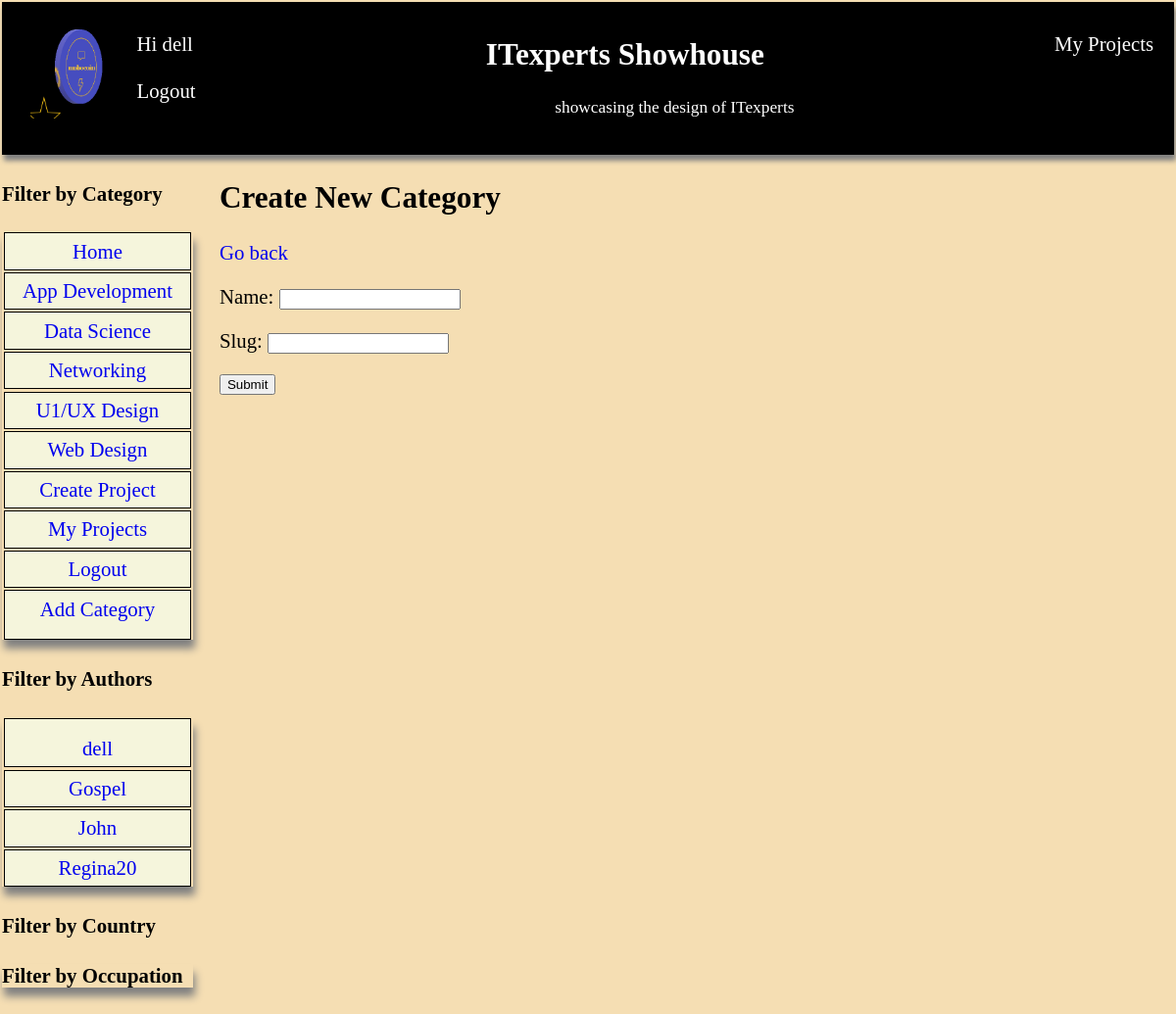
Page /create-category/ (signed in) on the committed database.
### core/models.py (models this page shows, shortened)
class Category(models.Model):
    name = models.CharField(max_length=200, unique=True, null=True, blank=True)
    slug = models.SlugField(max_length=200, unique=True)
    class Meta:
        ordering = ['name']
        verbose_name = 'category'
        verbose_name_plural = 'categories'

### core/views.py (the view, shortened to what this page needs)
# urls.py: path('create-category/', views.Createcate.as_view(), name ='createcate'),
class Createcate(LoginRequiredMixin, CreateView):
    model = Category
    template_name = 'createcate.html'
    fields = '__all__'
    def get_context_data(self, **kwargs):
        context = super().get_context_data(**kwargs)
        context['categories'] = Category.objects.all()
        context['users'] = User.objects.all()
        return context

### core/templates/createcate.html (shortened to what this page needs)
{% extends 'base.html' %}
{% block content %}
<h1> Create New Category </h1>
<a href = "{% url 'home' %}"> Go back </a>
<form method='POST'>
<div >
{{ form.as_p }}
</div>
<input type ='submit' value ='Submit'/>
</form>
{% endblock %}

### core/templates/base.html (shortened to what this page needs)
<head>
</head>
<body style ='margin: 0em; padding: 0.1em; font-size: 1.3em; ' >
    <header style= 'box-shadow: 2px 6px 5px grey;margin: 0em; padding-left: 1em; padding-right: 1em; padding-top: 0.5em; height: 7em;
    background: black; color: white;'>
    <img style="float: left; margin: 0.4em; width: 100px; height: 100px;" src ="media/media/Untitled.png">
    {% if request.user.is_authenticated %}
<p style='float:left;' >Hi <a style ='color: white;' href='{% url "author" %}'>{{request.user}}</a><br><br>
 <a style='color: white;' href='{% url "logout" %}'>Logout </a></p>
 <p><a style='color: white; float: right;' href='{% url "author" %}'>My Projects </a><p>
    {% else %}
    <p style ='float: right;'><a href='{% url "login" %}' >Login </a></p>
    {% endif %}
        <h2 style='text-align: center'><a style='color: white;' href='{% url "home" %}'>ITexperts Showhouse</a></h2>
<p style='text-align: center'> <small>showcasing the design of ITexperts </small></p>
    </header>
<div class ='cover'>
<nav>
    <h4> Filter by Category </h4>
    <ul class='nav' style='list-style-type : none; padding: 0; margin-left: 0em;'>
        <li><a href="{% url 'home' %}" > Home</a></li>
        {%  if categories %}
        {% for category in categories %}
<li><a href="{% url 'category' category.slug %}"> {{category.name}}</a></li>
{% endfor %}
{% endif %}
        <li><a href="{% url 'create' %}" > Create Project</a></li>
        {% if request.user.is_authenticated %}
        <li><a href="{% url 'author' %}" > My Projects</a></li>
        {% endif %}
        <li><a href="{% url 'logout' %}" > Logout</a></li>
        {% if request.user.is_superuser %}
        <li> <a href ="{% url 'createcate' %}"> Add  Category <a></li>
            {% endif %}
        </ul>
<h4> Filter by Authors </h4>
<ul class='nav' style='list-style-type : none; padding: 0; margin-left: 0em;' >
    {% for author in users %}
    <li><a  href ='{% url "allposts"  author.pk %} '> {{author.username}}</a></li>
    {% endfor %}
</ul>
<h4> Filter by Country </h4>
<ul class='nav' style='list-style-type : none; padding: 0; margin-left: 0em;' >
    <h4> Filter by Occupation </h4>
</nav>
<section style='padding-right: 0.5em'>
{% block content %}
{% endblock %}
</section>
</div>

### core/templates/base.html (style rules this page uses)
body { background: wheat; }
.nav { box-shadow: 2px 9px 8px grey; }
.nav li { background: beige; margin: 0.1em; text-align: center; border: 1px solid black; }
a { text-decoration: none; }
.nav li a { padding: 0.3em; display: block; }
.cover { display: grid; grid-template-columns: 2fr 10fr; grid-gap: 1.3em; }

### rows in the picture
Category: name "App Development"
Category: name "Data Science"
Category: name "Networking"
Category: name "U1/UX Design"
Category: name "Web Design"

### other values in the picture
{{ request.user }} "dell"
{{ author.username }} "dell"
{{ author.username }} "Gospel"
{{ author.username }} "John"
{{ author.username }} "Regina20"
